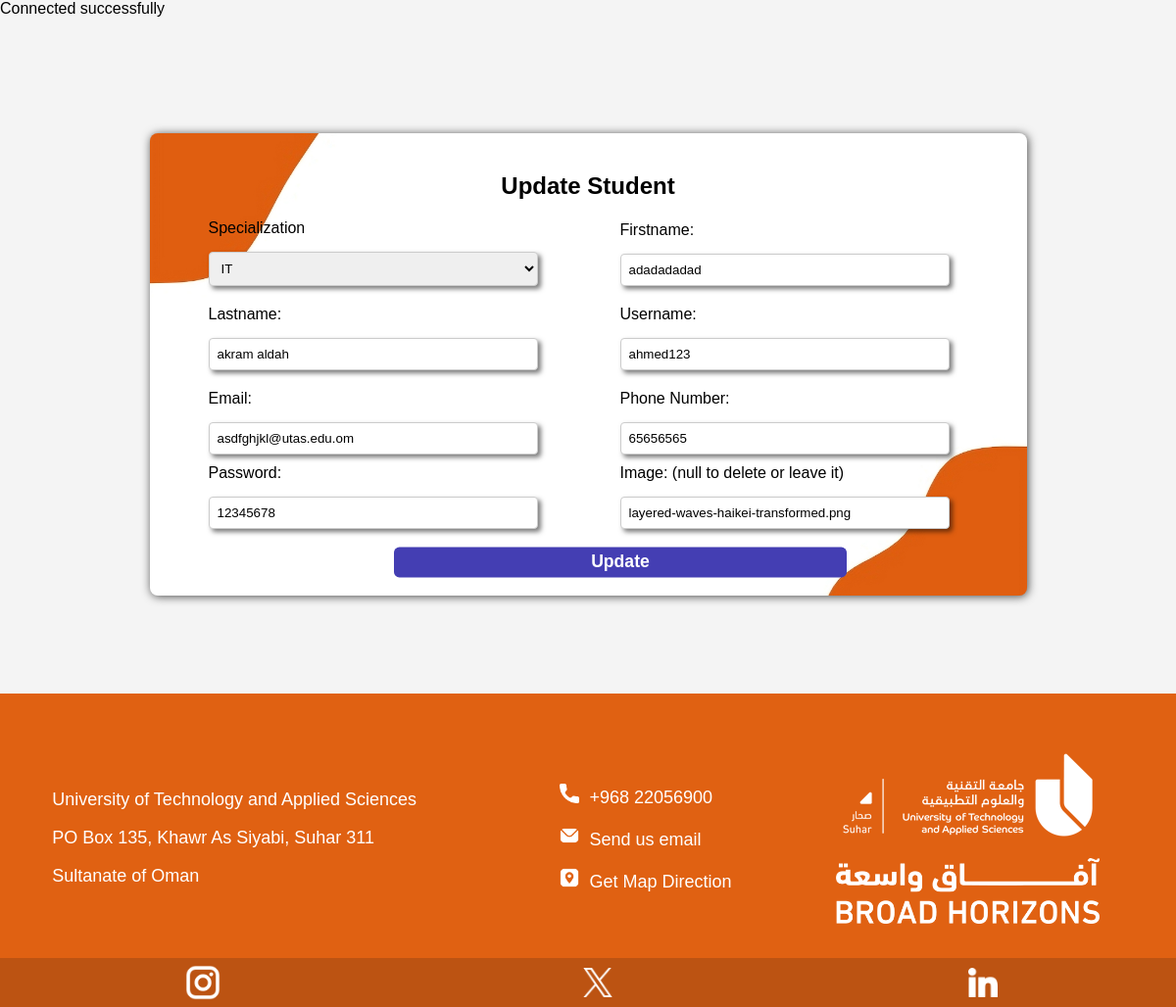
/adminuserupdate.php?SdID=1, run on the app's committed database.
### tables this page shows
CREATE TABLE `student` (
  `SdID` int(11) NOT NULL,
  `SDname` varchar(255) NOT NULL,
  `SDusername` varchar(100) NOT NULL,
  `SDemail` varchar(255) NOT NULL,
  `SDimg` varchar(1000) DEFAULT NULL,
  `SDphone` varchar(20) NOT NULL,
  `SDpassword` varchar(255) NOT NULL,
  `SDmajor` varchar(100) NOT NULL
);

### adminuserupdate.php (the view, shortened to what this page needs)
<?php
include 'dbconnection.php';
    if(!empty($_GET['SdID'])){
        $SdID=$_GET['SdID'];
        $sql="SELECT * FROM student where SdID='".$SdID."' ;";
        $result=$conn->query($sql);
        $row=$result->fetch(PDO::FETCH_ASSOC);
        $name=$row['SDname'];
        $username=$row['SDusername'];
        $email=$row['SDemail'];
        $phone=$row['SDphone'];
        $img=$row['SDimg'];
        $password=$row['SDpassword'];
        $words = explode(' ', $name);
        $firstname = $words[0];
        $lastname = implode(' ', array_slice($words, 1));
    }
?>
<!DOCTYPE html>
<html lang="en">
<head>
    <link rel="stylesheet" href="update-info.css">
    <link href="https://unpkg.com/aos@2.3.1/dist/aos.css" rel="stylesheet">
</head>
<body>
    <div class="register-container" data-aos="fade-up" data-aos-duration="800">
        <h2>Update Student</h2>
        <form method="get">
            <div class="input-group">
                <label for="userSpecialization">Specialization</label>
                <select name="userSpecialization">
                    <option value="IT">IT</option>
                </select>
            </div>
            <div class="input-group">
                <label for="firstname">Firstname:</label>
                <input type="text" name="firstname" value="<?php if( isset($firstname) ) echo $firstname; ?>" required>
            </div>
            <div class="input-group">
                <label for="lastname">Lastname:</label>
                <input type="text" name="lastname" value="<?php if(isset( $lastname )) echo $lastname; ?>" required>
            </div>
            <div class="input-group">
                <label for="username">Username:</label>
                <input type="text" id="username" name="username" value="<?php if(isset($username)) echo $username; ?>" readonly>
            </div>
            <div class="input-group">
                <label for="email">Email:</label>
                <input type="email" id="email" name="email" value="<?php if( isset($email) ) echo $email; ?>" required>
                <label for="password">Password:</label>
                <input type="text" id="password" name="password" value="<?php if( isset($password) ) echo $password; ?>" required>
            </div>
            <div class="input-group">
                <label for="phone">Phone Number:</label>
                <input type="text" name="phone" value="<?php   if( isset($phone) ) echo $phone; ?>" required>
                <label for="img">Image: (null to delete or leave it)</label>
                <input type="text" pattern="^$|<?php if( isset($img) ) echo $img; ?>" name="img" value="<?php   if( isset($img) ) echo $img; ?>">
            </div>
            <button type="submit" class="but" name="update">Update</button>
        </form>
    </div>
    <footer>
        <div class="fotcont">
            <div class="fotcontt">
                <p>University of Technology and Applied Sciences</p>
                <p>PO Box 135, Khawr As Siyabi, Suhar 311</p>
                <p>Sultanate of Oman</p>
            </div>
            <div class="fotcontt">
                <ul class="fcoimg"><img src="img/call.png" width="20px" >&nbsp; +968 22056900</ul>
                <ul class="fcoimg"><img src="img/mail (1).png" width="20px">&nbsp; Send us email</ul>
                <ul class="fcoimg"><img src="img/pin.png" width="20px">&nbsp; Get Map Direction</ul>
            </div>
            <div class="fotcontt1">
                <img class="px" src="img/sohar-white.png"><br><br>
                <img class="px" src="img/broad-white.png">
            </div>
        </div>
        <div>
        <div class="foco">
            <img src="img/instagram (2).png" alt="insta" width="50px">
            <img src="img/twitter.png" alt="X" width="30px">
            <img src="img/linkedin-big-logo.png" alt="linkedin" width="30px">
        </div>
    </div>
    </footer>
</body>
</html>

### update-info.css (style rules this page uses)
body { font-family: Verdana, Geneva, Tahoma, sans-serif; background-color: #f4f4f4; margin: 0; padding: 0; }
.register-container { width: 70%; display: flex; flex-direction: column; align-items: center; margin: 100px auto; background-color: #fff; padding: 20px 35px 20px 20px; border-radius: 8px; box-shadow: 1px 1px 10px rgba(0, 0, 0, 0.7); background-image: url(img/blob-orange-transformed.png); background-repeat: no-repeat; background-size: cover; background-position: center; }
.register-container form { width: 100%; display: flex; flex-direction: row; align-items: flex-end; justify-content: center; flex-wrap: wrap; margin: 0px auto; margin-left: 2.5rem; }
.input-group { margin-bottom: 10px; width: 50%; }
label { display: block; margin-bottom: 5px; }
input[type="text"], input[type="email"], input[type="password"], select { width: 80%; padding: 8px; border: 1px solid #ccc; border-radius: 4px; margin: 10px auto; box-shadow: 3px 3px 5px rgba(0, 0, 0, 0.526); }
.px { max-width: 269px; }
h2 { text-align: center; margin-bottom: 20px; padding-left: 15px; }
button { width: 50%; padding: 10px; background-color: #007bff; color: #fff; border: none; border-radius: 4px; cursor: pointer; transition: background-color 0.3s; }
.but { padding: 5px 25px; font-size: 1rem; color: #fff; font-weight: 600; transition: all .2s; position: relative; border: none; border-radius: 5px; background: #443eb3; transform: scale(1.1); }
.but:before,.but:after { content: ""; position: absolute; top: 50%; background: #e76e22; height: 108%; width: 0; z-index: -1; transition: all .35s; transform: translateY(-50%); }
.but:before { left: 0%; border-radius: 0px 5px 5px 0px; }
.but:after { right: 0%; border-radius: 5px 0px 0px 5px; }

### adminuserupdate.php (style rules this page uses)
.but { padding: 5px 25px; font-size: 1rem; color: #fff; font-weight: 600; transition: all .2s; position: relative; border: none; border-radius: 5px; background: #443eb3; transform: scale(1.1); }
.but:before,.but:after { content: ""; position: absolute; top: 50%; background: #e76e22; height: 108%; width: 0; z-index: -1; transition: all .35s; transform: translateY(-50%); }
.but:before { left: 0%; border-radius: 0px 5px 5px 0px; }
.but:after { right: 0%; border-radius: 5px 0px 0px 5px; }
.px { max-width: 269px; }
footer { margin-top: 100px; color: white; display: flex; justify-content: center; flex-direction: column; background-color: #e06112; padding: 5% 0% 0% 0%; }
.fotcont { font-size: large; color: white; display: flex; justify-content: space-around; align-items: center; margin-bottom: 25px; margin-right: 25px; }
.fotcontt { color: white; }
.fotcontt1 { max-width: 269px; }
.foco { width: 100%; background-color: #bc5312; color: white; display: flex; box-sizing: border-box; justify-content: space-around; align-content: center; align-items: center; margin-top: 10px; }

### data on the page
student: firstname "adadadadad", lastname "akram aldah", username "ahmed123", email "asdfghjkl@utas.edu.om", password "12345678", phone "65656565", img "layered-waves-haikei-transformed.png"
